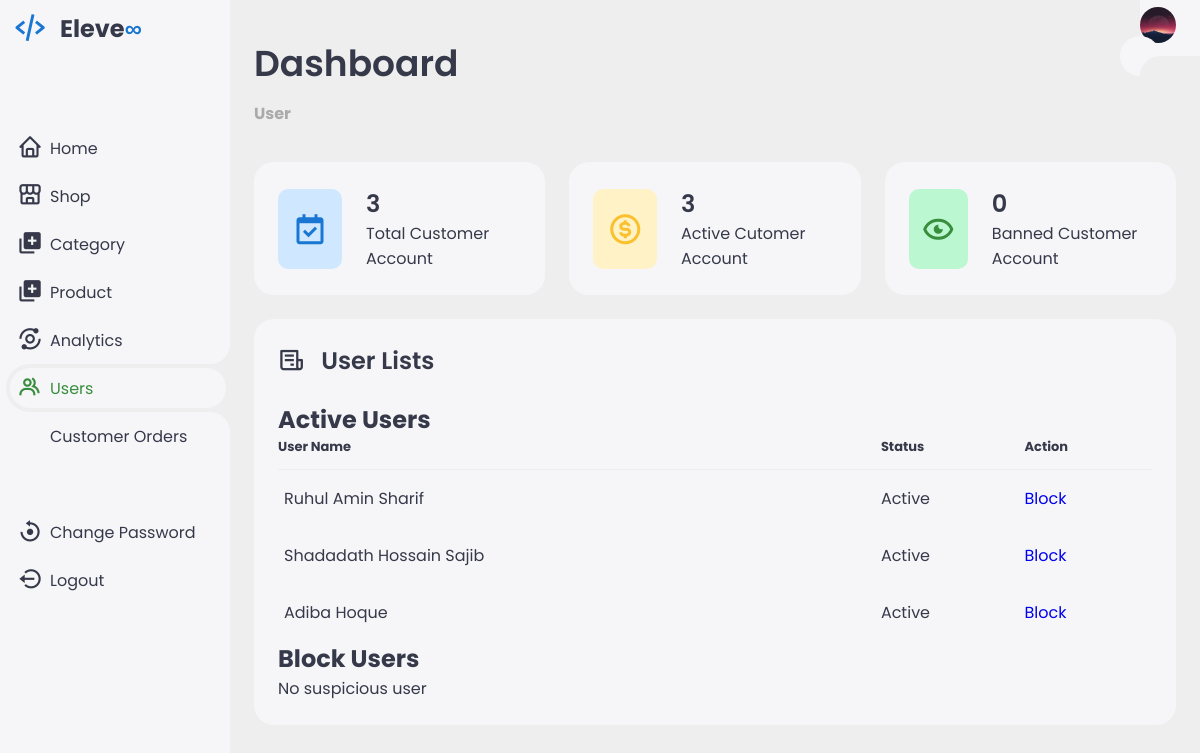
The app's page /Admin/user.php (signed in) with its own data.
### tables this page shows
CREATE TABLE `customer` (
  `cus_id` varchar(30) NOT NULL,
  `first_name` varchar(20) NOT NULL,
  `last_name` varchar(20) NOT NULL,
  `email` varchar(100) NOT NULL,
  `password` varchar(50) NOT NULL,
  `address` varchar(200) NOT NULL,
  `mobile` varchar(20) NOT NULL,
  `dob` date NOT NULL,
  `gender` varchar(6) NOT NULL,
  `pic` varchar(200) NOT NULL,
  `status` int(4) NOT NULL
);

### Admin/user.php (the view, shortened to what this page needs)
<?php
    include("../connection.php");
    $ID = $_SESSION['user_id'];
    $sql="select * from admin where admin_id = '$ID'";
    $r = mysqli_query($con, $sql);
    if(mysqli_num_rows($r)>0){
        $rowx=mysqli_fetch_array($r);
        $pic = $rowx['pic'];
    }
    $sql="select count(*) from customer where status=1";
    $sql1="select count(*) from customer where status=0";
    $r = mysqli_query($con, $sql);
    $r1 = mysqli_query($con, $sql1);
    $row=mysqli_fetch_array($r);
    $row1=mysqli_fetch_array($r1);
?>
<!DOCTYPE html >
<html lang="en">
<head>
    <link href='https://unpkg.com/boxicons@2.1.4/css/boxicons.min.css' rel='stylesheet'>
    <link rel="stylesheet" href="CSS/admin-profile.css">
</head>
<body>
    <div class="sidebar">
        <a href="#" class="logo">
            <i class='bx bx-code-alt'></i>
            <div class="logo-name"><span>Eleve</span>∞</div>
        </a>
        <ul class="side-menu">
            <li><a href="admin-profile.php"><i class="bx bx-home"></i>Home</a></li>
            <li><a href="shop.php"><i class='bx bx-store-alt'></i>Shop</a></li>
            <li><a href="category.php"><i class='bx bxs-add-to-queue'></i>Category</a></li>
            <li><a href="product.php"><i class='bx bxs-add-to-queue'></i>Product</a></li>
            <li><a href="analytics.php"><i class='bx bx-analyse'></i>Analytics</a></li>
            <li class="active"><a href="user.php"><i class='bx bx-group'></i>Users</a></li>
            <li><a href="corder.php"><i class="bx bxs-order"></i>Customer Orders</a></li>
        </ul>
        <ul class="side-menu">
            <li>
                <a href="changepass.php" style="float:right">
                    <i class='bx bx-reset'></i>
                    Change Password
                </a>
            </li>
            <li>
                <a href="?sign=out">
                    <i class='bx bx-log-out-circle'></i>
                    Logout
                </a>
            </li>
        </ul>
    </div>
    <div class="content">
        <nav style="float:right">
            <?php
                echo "<a href='admin-profile.php' class='profile'>
                    <img src='../Images/Admin_Image/$pic'>
                </a>";
            ?>
        </nav>
        <main>
            <div class="header">
                <div class="left">
                    <h1>Dashboard</h1>
                    <ul class="breadcrumb">
                        <li><a href="#">
                                <b>User</b>
                            </a></li>
                    </ul>
                </div>
            </div>
            <ul class="insights">
                <li>
                    <i class='bx bx-calendar-check'></i>
                    <span class="info">
                        <h3>
                            <?php
                                 echo $row[0]+$row1[0];
                            ?>
                        </h3>
                        <p>Total Customer Account</p>
                    </span>
                </li>
                <li><i class='bx bx-dollar-circle'></i>
                    <span class="info">
                        <h3>
                        <?php
                                 echo $row[0];
                            ?>
                        </h3>
                        <p>Active Cutomer Account</p>
                    </span>
                </li>
                <li><i class='bx bx-show-alt'></i>
                    <span class="info">
                        <h3>
                        <?php
                                 echo $row1[0];
                            ?>
                        </h3>
                        <p>Banned Customer Account</p>
                    </span>
                </li>
            </ul>
            <div class="bottom-data">
                <div class="orders">
                    <div class="header">
                        <i class='bx bx-receipt'></i>
                        <h3>User Lists</h3>
                    </div>
                            <?php
                                include("../connection.php");
                                $sql="select * from customer where status=1";
                                $r = mysqli_query($con, $sql);
                                echo "<h2>Active Users<br/></h2>";
                                if(mysqli_num_rows($r)<1){
                                    echo "No active user";
                                }else{
                                    echo "<table><thead>
                                        <tr>
                                            <th>User Name</th>
                                            <th>Status</th>
                                            <th>Action</th>
                                        </tr>
                                    </thead>";
                                    while($row=mysqli_fetch_array($r)){
                                        $f_name = $row['first_name'];
                                        $l_name = $row['last_name'];
                                        $cus_id = $row['cus_id'];
                                        echo "<tr><td>$f_name $l_name</td><td>Active</td>
                                                <td><a href='user.php?action=block&id=$cus_id'>Block</a></td>
                                                </tr>";
                                    }
                                    echo "</table>";
                                }
                                $sql="select * from customer where status=0";
                                $r = mysqli_query($con, $sql);
                                echo "<h2>Block Users<br/></h2>";
                                if(mysqli_num_rows($r)<1){
                                    echo "No suspicious user";
                                }
                            ?>
                </div>
            </div>
        </main>
    </div>
</body>
</html>

### records on screen
customer: first_name "Ruhul Amin", last_name "Sharif"
customer: first_name "Shadadath Hossain", last_name "Sajib"
customer: first_name "Adiba", last_name "Hoque"

### other values on screen
$row[0]+$row1[0] "3"
$row[0] "3"
$row1[0] "0"
